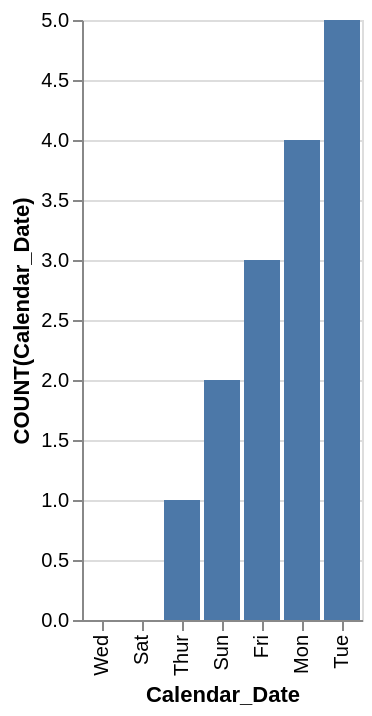

Write the Vega-Lite specification saved for this chart.
### Vega-Lite specification from a JSON file in a GitHub repository (floating-point values rounded to 4 significant figures)
{"data": {"values": [{"x_data": "Mon", "y_data": 4}, {"x_data": "Tue", "y_data": 5}, {"x_data": "Wed", "y_data": 0}, {"x_data": "Thur", "y_data": 1}, {"x_data": "Fri", "y_data": 3}, {"x_data": "Sat", "y_data": 0}, {"x_data": "Sun", "y_data": 2}]}, "mark": "bar", "encoding": {"x": {"field": "x_data", "type": "nominal", "title": "Calendar_Date", "sort": {"op": "sum", "field": "y_data", "order": "ascending"}}, "y": {"field": "y_data", "type": "quantitative", "title": "COUNT(Calendar_Date)"}}}
